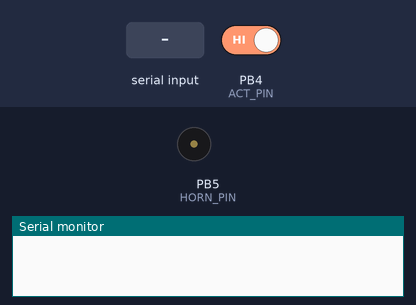
A program run on a simulated ATtiny85, built with avr-gcc and run on an emulated ATtiny85. On the bench: buzzer (waves = sounding, pin HIGH), the last lines printed to the serial monitor. The inputs (shaded band) are chosen by the test bench; at power-on: PB4 (ACT_PIN) HIGH.

Above: at 2.2 s.
2.3 s: "1\n" received over Serial
3.8 s: PB4 (ACT_PIN) driven LOW
At 5.0 s:
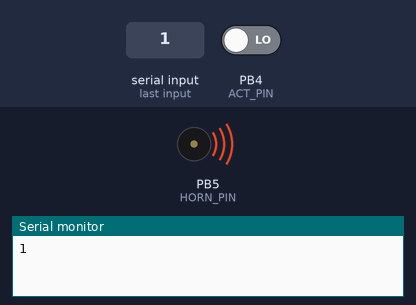
5.3 s: PB4 (ACT_PIN) driven HIGH
At 6.2 s:
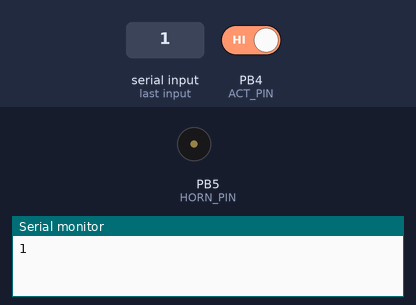
Timing chart, 0 to 8.3 s (numbered marks = the images above; inputs shaded):
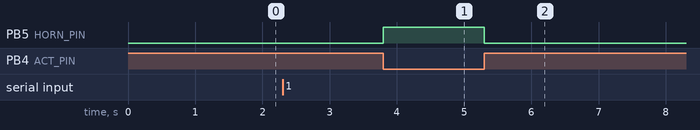

Measured:
- after the input at 3.8 s, PB5 (HORN_PIN): LOW → HIGH at once
- after the input at 5.3 s, PB5 (HORN_PIN): HIGH → LOW at once

The program:

main.cpp
```cpp
#include "main.h"

#define LED_PIN 13
#define ACT_PIN 4

#define HORN_PIN 5

#define BT_STATE_PIN 7
#define BT_ENABLE_PIN 8


#define MAX_ENABLED_MILLIS 5000


bool enabled = false;
bool enabledByButton = false;
unsigned long enabledAt = 0;


void setup() {
    pinMode(LED_PIN, OUTPUT);
    pinMode(ACT_PIN, INPUT);
    pinMode(HORN_PIN, OUTPUT);
    pinMode(BT_ENABLE_PIN, OUTPUT);

    digitalWrite(LED_PIN, LOW);
    digitalWrite(HORN_PIN, LOW);
    digitalWrite(BT_ENABLE_PIN, HIGH);

    digitalWrite(LED_PIN, HIGH);
    delay(1000);
    digitalWrite(LED_PIN, LOW);

    Serial.begin(9600);
}


void loop() {
    bool doEnable = false;
    bool doDisable = false;

    if(Serial.available()) {
        char data = Serial.read();

        Serial.write(data);
        Serial.write('\r');
        Serial.write('\n');

        if(data == '1') {
            doEnable = true;
        } else {
            doDisable = true;
        }
    }
    if(digitalRead(ACT_PIN) == LOW) {
        doEnable = true;
        enabledByButton = true;
    } else if (enabledByButton) {
        doDisable = true;
        enabledByButton = false;
    }

    if(
        enabled &&
        !enabledByButton &&
        (millis() - enabledAt > MAX_ENABLED_MILLIS)
    ) {
        Serial.write("Timeout");
        Serial.write('\r');
        Serial.write('\n');

        doDisable = true;
    }

    if(doEnable) {
        enabled = true;

        digitalWrite(LED_PIN, HIGH);
        digitalWrite(HORN_PIN, HIGH);

        enabledAt = millis();
    }
    if(doDisable) {
        enabled = false;

        digitalWrite(LED_PIN, LOW);
        digitalWrite(HORN_PIN, LOW);
    }
}
```

main.h
```cpp
#include <Arduino.h>

void setup();
void loop();
void cmdHorn();
```
